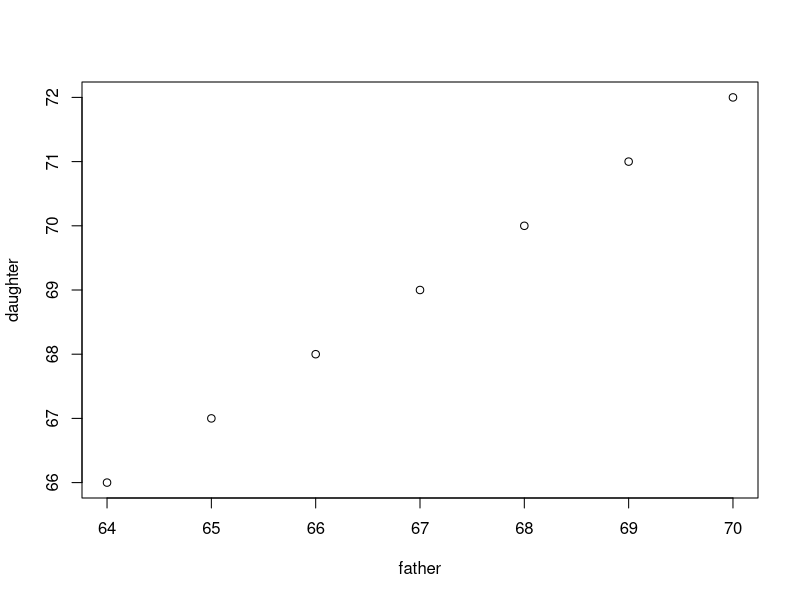

The R source for this figure:
father <- 64:70
daughter <- 66:72

mean(father)
mean(daughter)
sd(father)
sd(daughter)
cor(father, daughter)
plot(father, daughter)
